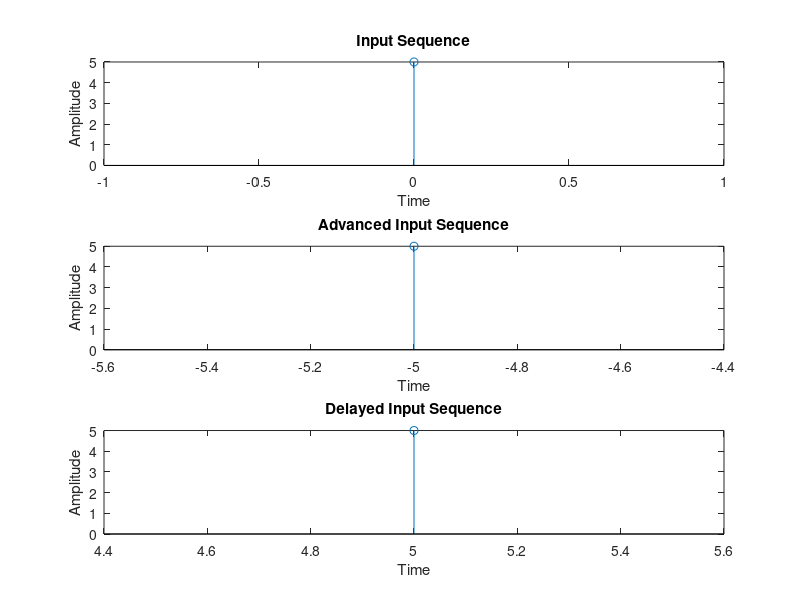

Write the MATLAB code that produced this figure.
clc;
clear all;
close all;

x=input('enter causal input sequence:');
n0=input('enter time shift factor:');

n=0:length(x)-1;
subplot(311);
stem(n,x);
title('Input Sequence');
xlabel('Time');
ylabel('Amplitude');

n=0-n0:length(x)-1-n0;
subplot(312);
stem(n,x);
title('Advanced Input Sequence');
xlabel('Time');
ylabel('Amplitude');

n=0+n0:length(x)-1+n0;
subplot(313);
stem(n,x);
title('Delayed Input Sequence');
xlabel('Time');
ylabel('Amplitude');